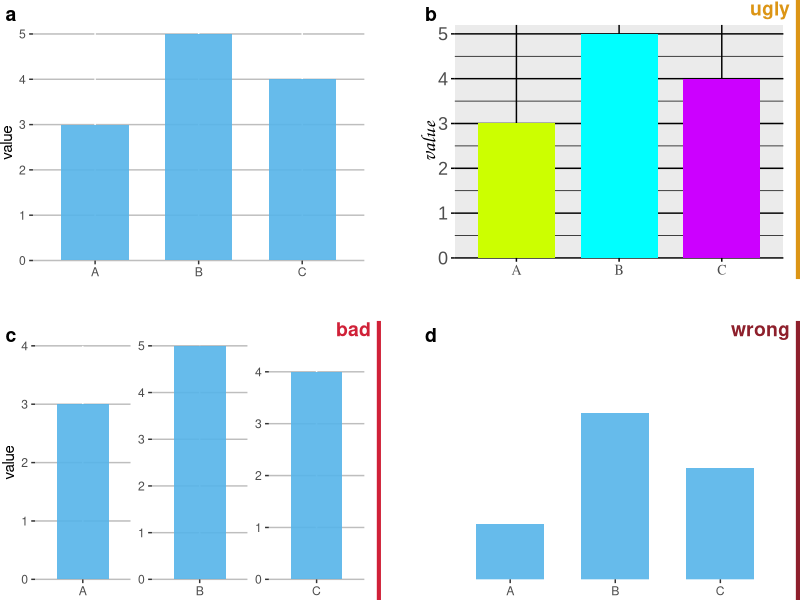
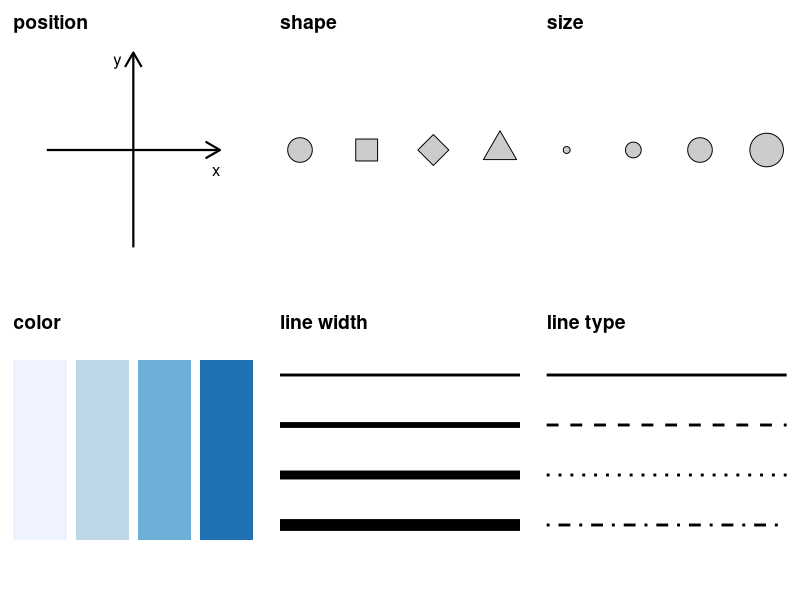

Here is the R script that generated these plots, in order:
## ---- chunk 1

library(knitr)
library(tidyverse)
library(cowplot)

## Global options
options(
  htmltools.dir.version = FALSE, # for blogdown
  show.signif.stars = FALSE,     # for regression output
  digits = 2
  )
## ---- chunk 2
df <- tibble(
  type = c("A", "B", "C"),
  value = c(3, 5, 4),
  expand = c(4, 5, 4.5)
)
p1 <- ggplot(df, aes(type, value)) + 
  geom_col(fill = "#56B4E9", width = 0.65, alpha = 0.9) +
  scale_y_continuous(limits = c(0, 5.2), expand = c(0, 0)) +
  scale_x_discrete(name = NULL) +
  coord_cartesian(clip = "off") +
  #theme_dviz_hgrid(12) +
  theme(
    axis.line = element_blank(),
    panel.background = element_rect(fill = 'white'),
    panel.grid.major.y = element_line(colour = 'gray'),
    plot.margin = margin(18, 12, 0, 0)
  )
p2 <- ggplot(df, aes(type, value)) + 
  geom_col(fill = c("#CCFF00FF", "#00FFFFFF", "#CC00FFFF"), width = 0.75) +
  scale_y_continuous(limits = c(0, 5.2), expand = c(0, 0)) +
  scale_x_discrete(name = NULL) +
  coord_cartesian(clip = "off") +
  #theme_dviz_hgrid(12) +
  theme(
    axis.line = element_blank(),
    #panel.background = element_rect(fill = 'white'),
    axis.title = element_text(family = "Comic Sans MS", size = 15),
    axis.text.x = element_text(family = "Times", size = 10),
    axis.text.y = element_text(family = "Arial", size = 13),
    panel.grid = element_line(color = "black"),
    axis.ticks = element_line(color = "black"),
    plot.margin = margin(18, 12, 1.5, 1.5)
  )
p3 <- ggplot(df, aes(type, value)) + 
  geom_col(fill = "#56B4E9", width = 0.65, alpha = 0.9) +
  geom_point(aes(y = expand), shape = NA) +
  scale_y_continuous(expand = c(0, 0)) +
  scale_x_discrete(name = NULL) +
  facet_wrap(~type, scales = "free") +
  coord_cartesian(clip = "off") +
  #theme_dviz_hgrid(12) +
  theme(
    axis.line = element_blank(),
    panel.grid.major.y = element_line(colour = 'gray'),
    strip.text = element_blank(),
    panel.background = element_rect(fill = 'white'),
    plot.margin = margin(18, 12, 1.5, 1.5)
  )
p3a <- ggplot(df, aes(type, value)) + 
  geom_col(color = "black", fill = NA, width = .5) +
  scale_y_continuous(limits = c(0, 5.2), expand = c(0, 0)) +
  scale_x_discrete(name = NULL) +
  coord_cartesian(clip = "off") +
  #theme_dviz_grid(12) +
  background_grid(
    major = "y", minor = "none",
    colour.major = "grey30", colour.minor = "black",
    size.major = 0.5,
    size.minor = 0.2
  ) +
  theme(
    axis.ticks = element_line(color = "grey30"),
    plot.margin = margin(18, 12, 1.5, 1.5)
  )
p4 <- ggplot(df, aes(type, value)) + 
  geom_col(fill = "#56B4E9", width = 0.65, alpha = 0.9) +
  coord_cartesian(xlim = c(0.4, 3.6), ylim = c(2, 6.2), expand = FALSE, clip = "on") +
  scale_y_continuous(breaks = 2:4, name = "", labels = c("", "", "")) +
  scale_x_discrete(name = NULL) +
  #theme_dviz_hgrid(12) +
  theme(
    panel.grid.major.y = element_blank(),
    axis.ticks.y = element_blank(),
    panel.background = element_rect(fill = 'white'),
    #panel.grid.major.y = element_line(colour = 'gray'),
    plot.margin = margin(18, 12, 1.5, 1.5)
  )
plot_grid(
  p1, NULL, stamp_ugly(p2),
  NULL, NULL, NULL,
  stamp_bad(p3), NULL, stamp_wrong(p4),
  rel_widths = c(1, .1, 1),
  rel_heights = c(1, .15, 1),
  labels = c("a", "", "b", "", "", "", "c", "", "d")
)
## ---- chunk 3
aes_pos <- ggdraw() + 
  geom_segment(data = data.frame(x = c(0, 0.5),
                                 xend = c(1, 0.5),
                                 y = c(0.5, 0),
                                 yend = c(0.5, 1)),
                aes(x = x, y = y, xend = xend, yend = yend),
                arrow = arrow(length = grid::unit(12, "pt")), size = .75) +
  draw_text("y", .5, 1, size = 12, vjust = 1, hjust = 2.5) +
  draw_text("x", 1, .5, size = 12, vjust = 2, hjust = 1) + 
  coord_cartesian(xlim = c(-.2, 1.2), ylim = c(-.2, 1.2))
aes_color <- ggdraw() +
  geom_tile(data = data.frame(x = 0.15 + .2333*(0:3)),
            aes(x, y = .5, fill = factor(x)), width = .2, height = .6) +
  scale_fill_brewer(guide = "none")
aes_shape <- ggdraw() +
  geom_point(data = data.frame(x = (.5 + 0:3)/4),
             aes(x, y = .5, shape = factor(x)), size = 8, fill = "grey80") +
  scale_shape_manual(values = 21:24)
aes_size <- ggdraw() +
  geom_point(data = data.frame(x = (.5 + 0:3)/4),
             aes(x, y = .5, size = factor(x)), shape = 21, fill = "grey80") +
  scale_size_manual(values = c(2, 5, 8, 11))
aes_lwd <- ggdraw() +
  geom_segment(data = data.frame(x = rep(0.05, 4),
                                 xend = rep(0.95, 4),
                                 y = (1.5 + 0:3)/6,
                                 yend = (1.5 + 0:3)/6,
                                 size = 4:1),
               aes(x = x, y = y, xend = xend, yend = yend, size = size)) +
  scale_size_identity()
aes_ltp <- ggdraw() +
  geom_segment(data = data.frame(x = rep(0.05, 4),
                                 xend = rep(0.95, 4),
                                 y = (1.5 + 0:3)/6,
                                 yend = (1.5 + 0:3)/6,
                                 linetype = 4:1),
               aes(x = x, y = y, xend = xend, yend = yend, linetype = linetype), size = 1) +
  scale_linetype_identity()
plot_grid(aes_pos, aes_shape, aes_size,
          aes_color, aes_lwd, aes_ltp,
          ncol = 3,
          labels = c("position", "shape", "size", "color", "line width", "line type"),
          label_x = 0.05, label_y = 0.95, hjust = 0, vjust = 1)
